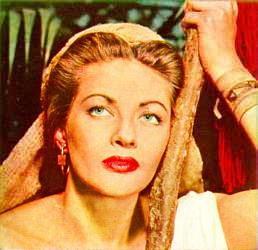
#> input picture Pytorch_series/Custom_dataset_images/faces/10comm-decarlo.jpg, 258 x 250 px, given in place of predictions.jpg, which was not available
$ jupyter execute --allow-errors Yolov4.ipynb   (shell and % lines are left out)   (text cells are left out)
#> lines starting #> are read from the running program, lines starting #| are printed output that depends on the picture
[cell 1]
# clone darknet repo

[cell 2]
# change makefile to have GPU and OPENCV enabled
%cd darknet

[cell 3]
# verify CUDA

[cell 4]
# make darknet (builds darknet so that you can then use the darknet executable file to run or train object detectors)

[cell 5]
# define helper functions
def imShow(path):
#> called with path = 'predictions.jpg'
  import cv2
  import matplotlib.pyplot as plt
  %matplotlib inline

  image = cv2.imread(path)
#> image is the input picture: shape (250, 258, 3); mean B, G, R 69.4, 123.6, 187.7
  height, width = image.shape[:2]
#> height = 250; width = 258
  resized_image = cv2.resize(image,(3*width, 3*height), interpolation = cv2.INTER_CUBIC)

  fig = plt.gcf()
  fig.set_size_inches(18, 10)
  plt.axis("off")
  plt.imshow(cv2.cvtColor(resized_image, cv2.COLOR_BGR2RGB))
  plt.show()
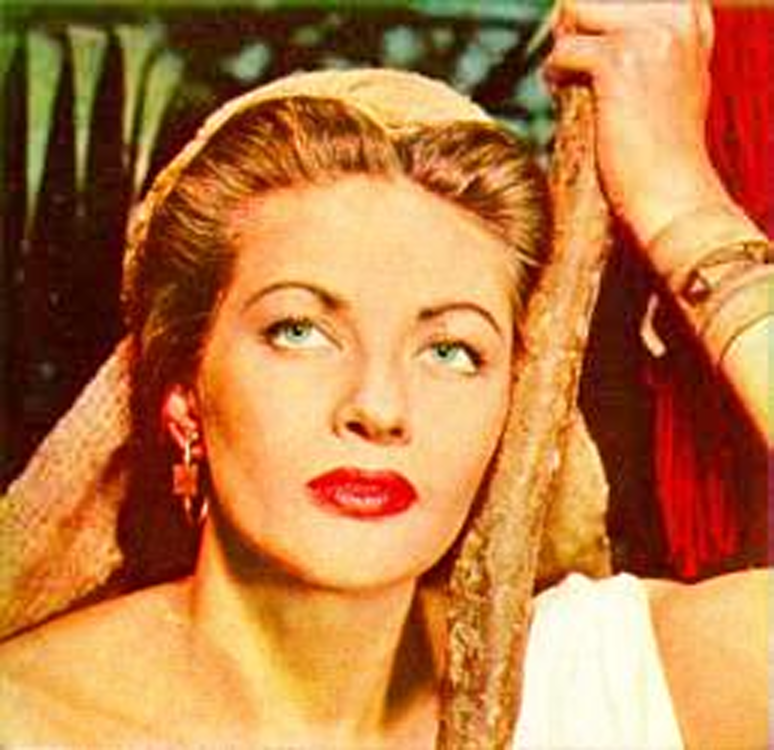
#> shown: shape (750, 774, 3); mean R, G, B 187.6, 123.6, 69.5

# use this to upload files
def upload():
  from google.colab import files
  uploaded = files.upload()
  for name, data in uploaded.items():
    with open(name, 'wb') as f:
      f.write(data)
      print ('saved file', name)

# use this to download a file
def download(path):
  from google.colab import files
  files.download(path)


$ run again, on Pytorch_series/Custom_dataset_images/faces/110276240_bec305da91.jpg
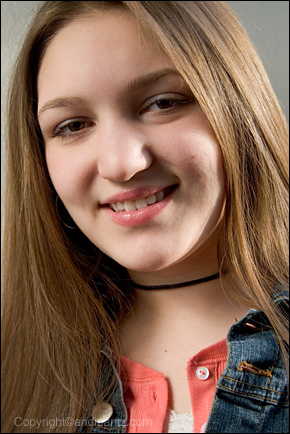
#> input picture Pytorch_series/Custom_dataset_images/faces/110276240_bec305da91.jpg, 290 x 434 px, given in place of predictions.jpg, which was not available
#> in imShow, image is the input picture: shape (434, 290, 3); mean B, G, R 81.5, 100.6, 132.7
#> in imShow, `resized_image = cv2.resize(image,(3*width, 3*height), interpolation = ..`:
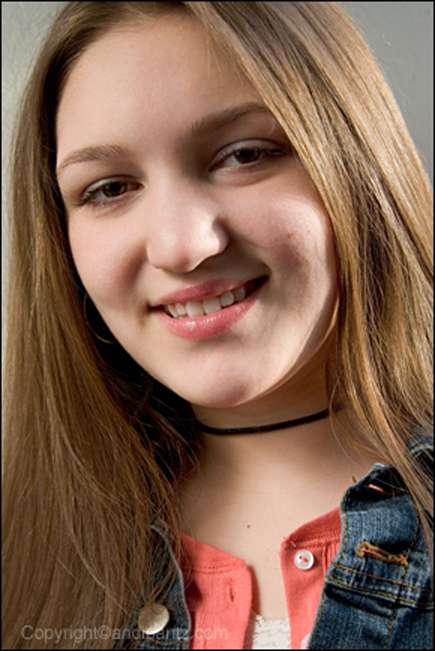
#> resized_image: shape (1302, 870, 3) (shown at 1/2 size); mean B, G, R 81.6, 100.7, 132.8
